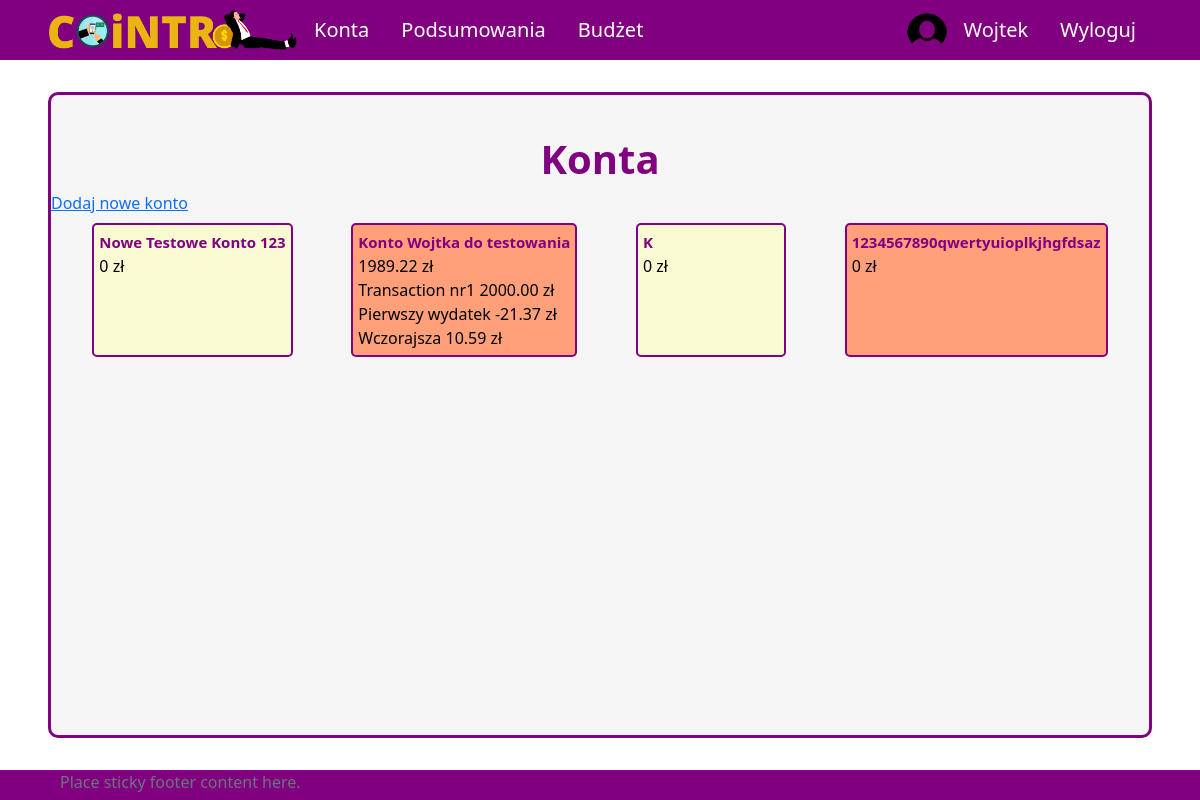
Screenshot of /all-accounts (signed in) with the database file from the repository.
### aplication/models.py (models this page shows, shortened)
class Account(models.Model):
    owner = models.ForeignKey(Profile, null=True, blank=True, on_delete=models.CASCADE)
    name = models.CharField(max_length=30)
    is_shared = models.BooleanField(default=False)
    id = models.UUIDField(default=uuid.uuid4, unique=True,
                            primary_key=True, editable=False)
    def __str__(self):
        return self.name
    def calculate_balance(self):
        balance = 0
        transactions = Transaction.objects.filter(id_account=self)
        for transaction in transactions:
            balance += transaction.converted_amount
        return balance
    def transactions(self):
        return Transaction.objects.filter(id_account=self).order_by('-transaction_date')

class Transaction(models.Model):
    id_account = models.ForeignKey(Account, on_delete=models.CASCADE)
    id_user = models.ForeignKey(Profile, on_delete=models.SET_NULL, null=True) #konto z którego dokonano transakcji zostało usunięte ale transakcja ma pozostać
    id_subcategory = models.ForeignKey(Subcategory, on_delete=models.SET_NULL, null=True) #umozliwienie usuniecia kategorii i podkategorii bez usuniecia transakcji
    name = models.CharField(max_length=50)
    is_periodic = models.BooleanField(default=False)
    amount = models.DecimalField(max_digits=10, decimal_places=2)
    converted_amount = models.DecimalField(max_digits=10, decimal_places=2)
    transaction_date = models.DateField()
    description = models.CharField(max_length=255, blank=True, null=True)
    id = models.UUIDField(default=uuid.uuid4, unique=True,
                            primary_key=True, editable=False)

### aplication/views.py (the view)
# urls.py: path('all-accounts', allAccounts, name='all-accounts'),
@login_required(login_url='login')
def allAccounts(request):
    accounts = Account.objects.all()
    user_accounts = accounts.filter(owner=request.user.profile)
    context = {'accounts': user_accounts}
    return render(request, 'application/all-accounts.html', context)

### templates/application/all-accounts.html (shortened to what this page needs)
{% extends 'application/base.html' %}
{% block content %}
    <div class="title">
        <h1>Konta</h1>
    </div>
    <a href={% url 'create-account' %}>Dodaj nowe konto</a>
    <div class="content tiles">
        {% for acc in accounts %}
            <div class="account">
                <span class="name"><a href={% url 'account' pk=acc.id %}>{{ acc }}</a></span>
                <span class="balance">{{ acc.calculate_balance }} zł</span>
                {% for tr in acc.transactions %}
                    <div class="transaction">
                        <span class="name">{{ tr.name }}</span>
                        <span class="amount">{{ tr.amount }} zł</span>
                    </div>
                {% endfor %}
            </div>
        {% endfor %}
    </div>
{% endblock %}

### templates/application/base.html (shortened to what this page needs)
{%load static%}
<!DOCTYPE html>
<html lang="pl">
<head>
    <link href="https://cdn.jsdelivr.net/npm/bootstrap@5.2.2/dist/css/bootstrap.min.css" rel="stylesheet">
    <link rel="stylesheet" type="text/css" href="{% static 'css/style.css' %}">
</head>
<body>
    <nav class="nav">
        {% if user.is_authenticated %}
        <ul class="nav justify-content-start">
            <li class="nav-item"><a id="logo-link" class="nav-link" href="{% url 'home' %}">
                <img id="app-logo" src="{% static 'images/logo.png' %}">
            </a>
            <li class="nav-item"><a class="nav-link" href="{% url 'all-accounts' %}">Konta</a></li>
            <li class="nav-item"><a class="nav-link" href="#">Podsumowania</a></li>
            <li class="nav-item"><a class="nav-link" href="#">Budżet</a></li>
        </ul>
        <ul class="nav justify-content-end">
            <img src="{% static 'images/circle_user_image.png' %}", style="border-radius: 50%; width: 40px;">
            <li class="nav-item"><a class="nav-link" href="{% url 'profile' %}">{{ user.username }}</a></li>
            <li class="nav-item"><a class="nav-link" href="{% url 'logout' %}">Wyloguj</a></li>
        </ul>
        {% endif %}
    </nav>
    <div id = "site-content">
        {% block content %}
        {% endblock %}
    </div>
    <footer class="footer">
        <div class="container">
            <span class="text-muted">Place sticky footer content here.</span>
        </div>
    </footer>
</body>
</html>

### aplication/static/css/style.css (style rules this page uses)
body { background-color: white; color: black; }
a.nav-link { color: white; font-size: 20px; }
ul.nav { align-items: center; }
nav.nav { height: 60px; background-color: purple; justify-content: space-between; padding-left: 4vw; padding-right: 4vw; }
#logo-link { padding: 0; }
#app-logo { width: 250px; }
#site-content { min-height: calc(100vh - 60px - 8vh - 30px); margin-top: 4vh; margin-bottom: 4vh; margin-left: 4vw; margin-right: 4vw; border: 3px solid purple; border-radius: 10px; background-color: whitesmoke; }
div.title { padding-top: 5vh; display: flex; align-items: center; flex-direction: column; }
div.title h1 { color: purple; font-size: 40px; font-weight: bold; }
div.content { padding-left: 1vw; padding-right: 1vw; }
div.tiles { display: flex; flex-wrap: wrap; justify-content: space-around; }
div.account { margin-top: 1vh; margin-bottom: 1vh; margin-left: 1vw; margin-right: 1vw; padding: 5px; border: 2px solid purple; border-radius: 5px; background-color: lightgoldenrodyellow; min-width: 150px; display: flex; flex-direction: column; }
div.account:nth-child(even) { background-color: lightsalmon; }
div.account > span.name > a { font-weight: bold; font-size: 15px; color: purple; text-decoration: none; }
footer { height: 30px; background-color: purple; justify-content: space-between; padding-left: 4vw; padding-right: 4vw; }

### rows the page displays
Account: name "Nowe Testowe Konto 123", calculate_balance "0"
Account: name "Konto Wojtka do testowania", calculate_balance "1989.22"
Transaction: name "Transaction nr1", amount "2000.00"
Transaction: name "Pierwszy wydatek", amount "-21.37"
Transaction: name "Wczorajsza", amount "10.59"
Account: name "K", calculate_balance "0"
Account: name "1234567890qwertyuioplkjhgfdsaz", calculate_balance "0"

### other values shown
{{ user.username }} "Wojtek"
